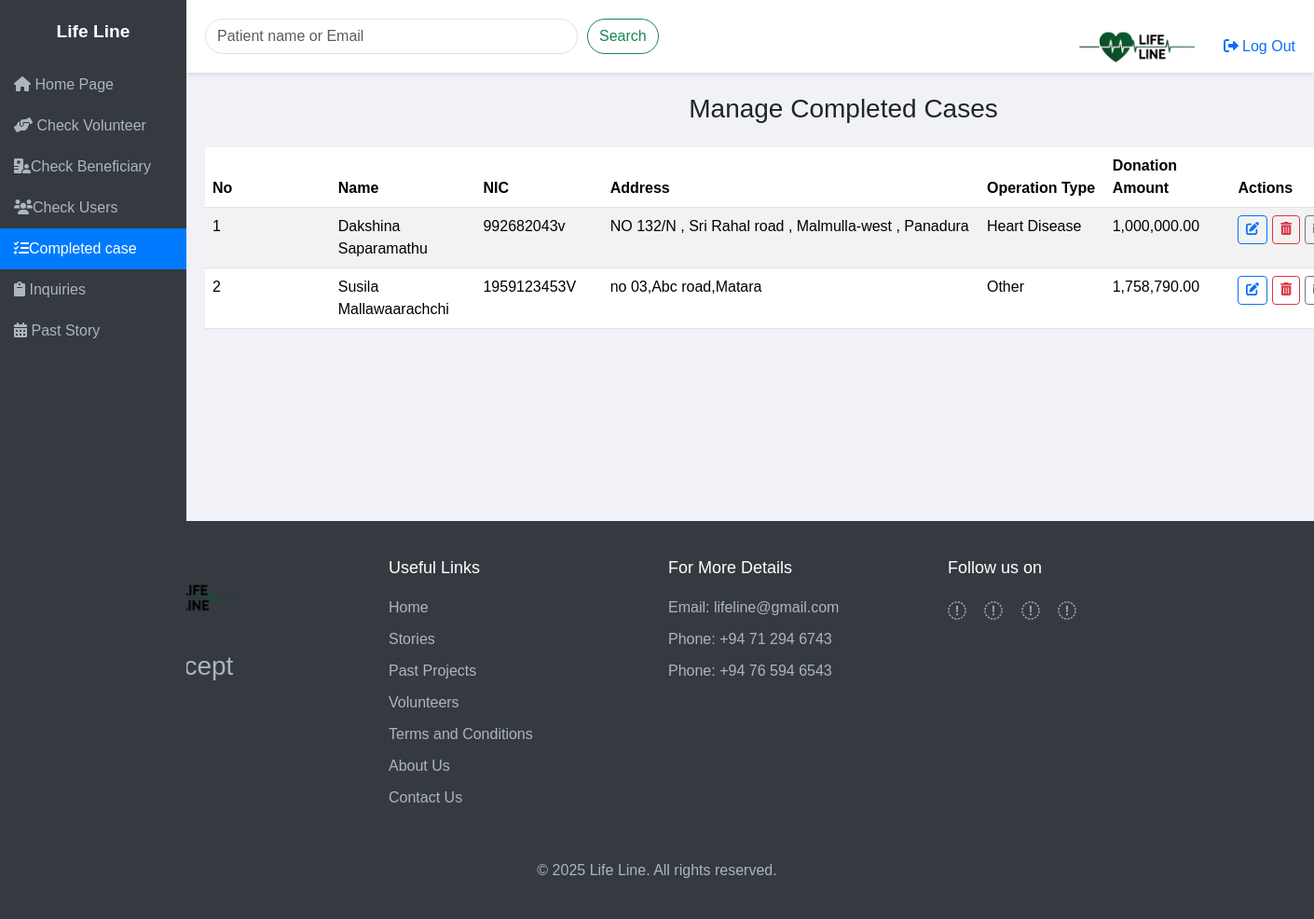
Screenshot of /New_Admin_Pannel/DisplayMoveBenificiary.php with the database file from the repository.
### tables this page shows
CREATE TABLE IF NOT EXISTS `completedcases` (
  `caseId` int NOT NULL AUTO_INCREMENT,
  `name` varchar(128) NOT NULL,
  `nic` varchar(15) NOT NULL,
  `address` varchar(128) NOT NULL,
  `operationType` varchar(128) NOT NULL,
  `amount` varchar(128) NOT NULL,
  `email` varchar(128) NOT NULL,
  PRIMARY KEY (`caseId`)
);

### New_Admin_Pannel/DisplayMoveBenificiary.php (the view, shortened to what this page needs)
<?php
$dbConnector = new Db_connector();
$conn = $dbConnector->getConnection();
class DisplayMoveBenificiary{
    private $conn;
    public function __construct($conn)
    {
        $this->conn = $conn;
    }
    public function display(){
        try {
            if (isset($_GET['search'])) {
                $search = $_GET['search'];
                $sql = "SELECT * FROM completedcases  WHERE name LIKE ? OR email LIKE ?";
                $stmt = $this->conn->prepare($sql);
                $searchTerm = "%$search%";
                $stmt->bindValue(1, $searchTerm);
                $stmt->bindValue(2, $searchTerm);
                $stmt->execute();
                return $stmt->fetchAll(PDO::FETCH_ASSOC);
            } else {
                $sql5="SELECT * FROM completedcases";
                $pstmt5=$this->conn->prepare($sql5);
                $pstmt5->execute();
                return $pstmt5->fetchAll(PDO::FETCH_ASSOC);
            }
        } catch (PDOException $e) {
            echo "Error: " . $e->getMessage();
            return [];
        }
    }
}
$displayData=new DisplayMoveBenificiary($conn);
$rs=$displayData->display();
?>
<!DOCTYPE html>
<html lang="en">
<head>
    <link rel="stylesheet" href="https://cdn.jsdelivr.net/npm/bootstrap@5.3.3/dist/css/bootstrap.min.css">
    <link rel="stylesheet" href="https://cdnjs.cloudflare.com/ajax/libs/font-awesome/6.0.0-beta3/css/all.min.css">
    <link rel="stylesheet" href="css/slide_bar_content.css">
</head>
<body>
    <div class="sidebar-trigger"></div>
    <div class="sidebar">
        <div class="sidebar-header">
            Life Line
        </div>
        <a href="/Project1/Afterindex.php"><i class="fa-solid fa-house"></i> Home Page</a>
        <a href="/New_Admin_Pannel/Admin_conrol.php"><i class="fa-solid fa-handshake-angle"></i> Check Volunteer</a>
        <a href="Beneficiary.php" ><i class="fa-solid fa-hospital-user"></i>Check Beneficiary</a>
        <a href="Users_control.php"><i class="fa-solid fa-users"></i>Check Users</a>
        <a href="DisplayMoveBenificiary.php" class="active"><i class="fa-solid fa-list-check"></i>Completed case</a>
        <a href="/New_Admin_Pannel/Inquiries.php"><i class="fas fa-clipboard"></i> Inquiries</a>
        <a href="past_story.php"><i class="fas fa-calendar-alt"></i> Past Story</a>
    </div>
    <nav class="navbar navbar-expand-lg navbar-light">
        <form class="form-inline d-flex" action="DisplayMoveBenificiary.php" method="GET">
            <input class="form-control" type="search" placeholder="Patient name or Email" aria-label="Search" name="search">
            <button class="btn btn-outline-success btn-custom" type="submit">Search</button>
        </form>
        <div class="profile-dropdown">
            <a class="navbar-brand me-3" href="/Project1/Afterindex.php">
                <img src="images/Logobr.png" alt="Life Line Logo">
                <a href="Logout.php" class="text-decoration-none"><i class="fa-solid fa-right-from-bracket fa-1x"></i>
                    Log Out</a>
            </a>
        </div>
    </nav>
    <div class="content container-fluid">
        <div class="table-container">
            <h3 class="text-center">Manage Completed Cases</h3>
            <table class="table table-striped table-hover">
                <thead>
                    <tr>
                        <th class="col-1">No</th>
                        <th class="col-1">Name</th>
                        <th class="col-1">NIC</th>
                        <th class="col-3">Address</th>
                        <th class="col-1">Operation Type</th>
                        <th class="col-1">Donation Amount</th>
                        <th class="col-2">Actions</th>
                    </tr>
                </thead>
                <tbody>
                    <?php
                    if (!empty($rs)) {
                        foreach ($rs as $index => $row): ?>
                            <tr>
                                <td><?= $index + 1 ?></td>
                                <td><?= htmlspecialchars($row['name']) ?></td>
                                <td><?= htmlspecialchars($row['nic']) ?></td>
                                <td><?= htmlspecialchars($row['address']) ?></td>
                                <td><?= htmlspecialchars($row['operationType']) ?></td>
                                <td><?= htmlspecialchars(number_format($row['amount'], 2)) ?></td>
                                <td>
                                    <a href='Edit_completedCases.php?id=<?= htmlspecialchars($row['caseId']) ?>'
                                        class='btn btn-outline-primary btn-sm' title="Edit" style="margin-bottom: 5px;"><i
                                            class="fas fa-edit"></i></a>
                                    <a href='Delete_completedCase.php?id=<?= htmlspecialchars($row['caseId']) ?>'
                                        class='btn btn-outline-danger btn-sm' title="Delete" style="margin-bottom: 5px;"
                                        onclick="return confirm('Are you sure you want to delete this beneficiary?');"><i
                                            class="fas fa-trash-alt"></i></a>
                                    <a href='Email.php?CompletedId=<?= htmlspecialchars($row['caseId']) ?>'
                                        class='btn btn-outline-secondary btn-sm' title="Send Email"
                                        style="margin-bottom: 5px;"><i class="fa-solid fa-envelope"></i></a>
                                </td>
                            </tr>
                        <?php endforeach;
                    } else {
                        echo "<tr><td colspan='10' class='text-center'>No cases found.</td></tr>";
                    }
                    ?>
                </tbody>
            </table>
        </div>
    </div>
</body>
<?php
include 'footer.php';
?>
</html>

### New_Admin_Pannel/css/slide_bar_content.css (style rules this page uses)
body { background-color: #f1f2f7; font-family: Arial, sans-serif; padding: 0; margin: 0; transition: margin-left 0.3s ease; }
.sidebar { width: 200px; height: 100vh; position: fixed; background-color: #343a40; padding-top: 20px; color: #fff; transition: transform 0.3s ease, opacity 0.3s ease; overflow-x: hidden; z-index: 1000; }
.sidebar a { display: block; color: #adb5bd; padding: 10px 15px; text-decoration: none; white-space: nowrap; overflow: hidden; }
.sidebar a.active { background-color: #007bff; color: #fff; }
.sidebar .sidebar-header { text-align: center; font-size: 1.2em; font-weight: bold; margin-bottom: 20px; }
.sidebar-trigger { width: 10px; height: 100vh; position: fixed; left: 0; top: 0; background-color: transparent; z-index: 999; cursor: pointer; }
.navbar { margin-left: 200px; padding: 20px; background-color: #fff; box-shadow: 0 2px 4px rgba(0, 0, 0, 0.1); position: fixed; width: calc(100% - 200px); z-index: 1; top: 0; transition: margin-left 0.3s ease, width 0.3s ease; }
.navbar .form-control { border-radius: 40px; margin-right: 10px; width: 400px; }
.content { margin-left: 200px; padding: 100px 20px 20px 20px; transition: margin-left 0.3s ease; }
.btn-custom { border-radius: 50px; }
.table thead { background-color: #343a40; color: #fff; }
.profile-dropdown { position: absolute; right: 20px; top: 10px; height: 20px; }
.navbar-brand img { height: 80px; width: auto; }

### rows the page displays
completedcases: name "Dakshina Saparamathu", nic "992682043v", address "NO 132/N , Sri Rahal road , Malmulla-west , Panadura", operationType "Heart Disease", amount "1,000,000.00"
completedcases: name "Susila Mallawaarachchi", nic "1959123453V", address "no 03,Abc road,Matara", operationType "Other", amount "1,758,790.00"
